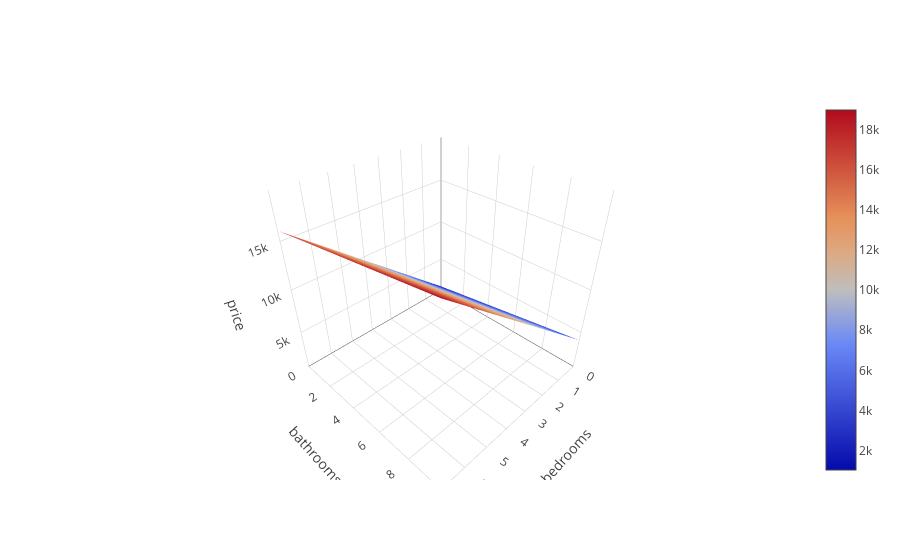

Notebook cell for this chart:
### Code cell
import numpy as np

viz3D(fitted_model, X_train, features, target)
